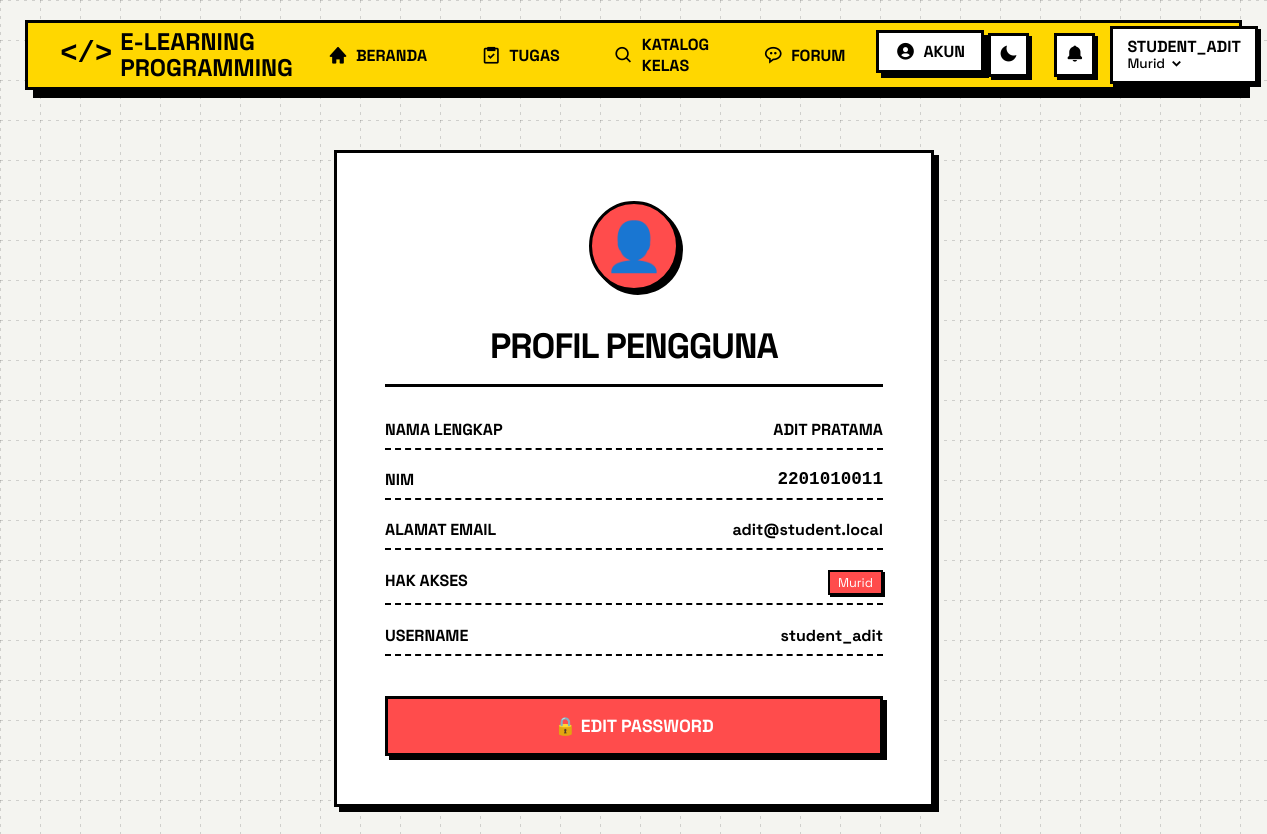
The page /profil.php (signed in) on the database its author committed.
### tables this page shows
CREATE TABLE tb_murid (
    nim VARCHAR(20) PRIMARY KEY, 
    nama_murid VARCHAR(100), 
    email VARCHAR(100) UNIQUE, 
    id_user INT,
    FOREIGN KEY (id_user) REFERENCES tb_user(id_user) ON DELETE CASCADE
);

### profil.php (the view, shortened to what this page needs)
<?php
require_once 'includes/koneksi.php';
$id_user = $_SESSION['id_user'];
$role = $_SESSION['role'];
$nama_lengkap = '';
$nomor_induk = '';
$email = '';
try {
    if (strtolower($role) === 'murid') {
        $stmt = $pdo->prepare("SELECT * FROM tb_murid WHERE id_user = :id_user");
        $stmt->execute(['id_user' => $id_user]);
        $m = $stmt->fetch();
        if ($m) {
            $nama_lengkap = $m['nama_murid'];
            $nomor_induk = $m['nim'];
            $email = $m['email'];
        }
    } else {
        $nama_lengkap = 'System Administrator';
        $nomor_induk = 'ADMIN-SI';
        $email = 'admin@elearning.ac.id';
    }
} catch (PDOException $e) {
    die("Terjadi kesalahan pada query: " . $e->getMessage());
}
$pesan_sukses = '';
$pesan_error = '';
?>
<!DOCTYPE html>
<html lang="id">
<head>
    <link rel="stylesheet" href="assets/css/style.css?v=<?= filemtime('assets/css/style.css') ?>">
<link href='https://unpkg.com/boxicons@2.1.4/css/boxicons.min.css' rel='stylesheet'>
</head>
<body>
<?php include 'includes/navbar.php'; ?>
<div class="neo-main-content">
    <main class="neo-layout-container" style="display: flex; flex-direction: column; align-items: center; justify-content: center; min-height: calc(100vh - 4rem);">
        <div class="neo-container neo-box" style="background-color: var(--primary-foreground); width: 100%; max-width: 600px; padding: 3rem; border: 3px solid var(--border); box-shadow: 8px 8px 0px var(--border); position: relative;">
            <div style="width: 90px; height: 90px; border: 3px solid var(--border); background-color: var(--primary); display: flex; align-items: center; justify-content: center; font-size: 3rem; margin: 0 auto 2rem auto; box-shadow: 4px 4px 0px var(--border); border-radius: 50%;">
                👤
            </div>
            <h2 style="font-size: 2.2rem; font-weight: 800; text-transform: uppercase; text-align: center; margin-bottom: 2rem; letter-spacing: -1px; border-bottom: 3px solid var(--border); padding-bottom: 1rem;">
                Profil Pengguna
            </h2>
            <div style="display: flex; flex-direction: column; gap: 1.2rem; margin-bottom: 2.5rem;">
                <div style="display: flex; justify-content: space-between; border-bottom: 2px dashed var(--border); padding-bottom: 0.5rem;">
                    <span style="font-weight: 800; text-transform: uppercase; color: var(--foreground);">Nama Lengkap</span>
                    <span style="font-weight: 700; text-align: right; text-transform: uppercase; color: var(--foreground);"><?= htmlspecialchars($nama_lengkap) ?></span>
                </div>
                <div style="display: flex; justify-content: space-between; border-bottom: 2px dashed var(--border); padding-bottom: 0.5rem;">
                    <span style="font-weight: 800; text-transform: uppercase; color: var(--foreground);"><?= strtolower($role) === 'murid' ? 'NIM' : ($role === 'Pengajar' ? 'NIDN' : 'ID') ?></span>
                    <span style="font-weight: 700; font-family: monospace; font-size: 1.1rem; color: var(--foreground);"><?= htmlspecialchars($nomor_induk) ?></span>
                </div>
                <div style="display: flex; justify-content: space-between; border-bottom: 2px dashed var(--border); padding-bottom: 0.5rem;">
                    <span style="font-weight: 800; text-transform: uppercase; color: var(--foreground);">Alamat Email</span>
                    <span style="font-weight: 700; color: var(--foreground);"><?= htmlspecialchars($email) ?></span>
                </div>
                <div style="display: flex; justify-content: space-between; border-bottom: 2px dashed var(--border); padding-bottom: 0.5rem;">
                    <span style="font-weight: 800; text-transform: uppercase; color: var(--foreground);">Hak Akses</span>
                    <span class="neo-role-badge" style="background-color: var(--primary); color: var(--primary-foreground); border: 2px solid var(--border); padding: 0.15rem 0.5rem; font-size: 0.8rem; box-shadow: 2px 2px 0px var(--border); margin: 0;"><?= htmlspecialchars($role) ?></span>
                </div>
                <div style="display: flex; justify-content: space-between; border-bottom: 2px dashed var(--border); padding-bottom: 0.5rem;">
                    <span style="font-weight: 800; text-transform: uppercase; color: var(--foreground);">Username</span>
                    <span style="font-weight: 700; color: var(--foreground);"><?= htmlspecialchars($username) ?></span>
                </div>
            </div>
            <button id="btn-show-password" onclick="document.getElementById('form-password').style.display = 'block'; this.style.display = 'none';" class="neo-box neo-btn" style="background-color: var(--primary); color: var(--primary-foreground); border: 3px solid var(--border); box-shadow: 4px 4px 0px var(--border); font-weight: 800; text-transform: uppercase; width: 100%; font-size: 1.1rem; padding: 1rem; cursor: pointer; display: <?= ($pesan_error || $pesan_sukses) ? 'none' : 'block' ?>;">
                🔒 Edit Password
            </button>
        </div>
    </main>
</div>
</body>
</html>

### assets/css/style.css (style rules this page uses)
:root { --background: #F4F4F0; --foreground: #000000; --card: #ffffff; --card-foreground: #000000; --primary: #FF4C4C; --primary-foreground: #ffffff; --secondary: #FFD700; --secondary-foreground: #000000; --accent: #0066ff; --accent-foreground: #ffffff; --border: #000000; --muted: #e0e0e0; --muted-foreground: #333333; --radius: 0px; --shadow-offset-x: 5px; --shadow-offset-y: 5px; --shadow-blur: 0px; --shadow-color: #000000; --border-width: 3px; --sidebar-width: 260px; }
* { box-sizing: border-box; margin: 0; padding: 0; }
html { scroll-behavior: smooth; }
body { background-color: var(--background); font-family: 'Space Grotesk', sans-serif; color: var(--foreground); position: relative; z-index: 0; }
body::before { content: ""; position: fixed; inset: 0; z-index: -1; pointer-events: none; background-image: linear-gradient(to right, rgba(0, 0, 0, 0.15) 1px, transparent 1px), linear-gradient(to bottom, rgba(0, 0, 0, 0.15) 1px, transparent 1px); background-size: 20px 20px; background-position: 0 0, 0 0; -webkit-mask-image: repeating-linear-gradient(to right, black 0px, black 3px, transparent 3px, transparent 8px), repeating-linear-gradient(to bottom, black 0px, black 3px, transparent 3px, transparent 8px); -webkit-mask-composite: source-in; mask-image: repeating-linear-gradient(to right, black 0px, black 3px, transparent 3px, transparent 8px), repeating-linear-gradient(to bottom, black 0px, black 3px, transparent 3px, transparent 8px); mask-composite: intersect; }
.neo-layout-container { padding: 2.5rem; max-width: 1400px; margin: 0 auto; min-height: calc(100vh - 120px); }
.neo-box { border: var(--border-width) solid var(--border); box-shadow: var(--shadow-offset-x) var(--shadow-offset-y) var(--shadow-blur) var(--shadow-color); transition: all 0.15s ease-in-out; }
.neo-btn { display: inline-block; width: 100%; padding: 0.8rem 1rem; font-family: inherit; font-size: 1rem; font-weight: 800; text-align: center; background-color: var(--accent); color: var(--accent-foreground); cursor: pointer; text-transform: uppercase; }
.neo-container, .neo-card, .neo-summary-card, .neo-alert-success, .neo-alert-error { animation: brutalPop 0.4s cubic-bezier(0.175, 0.885, 0.32, 1.275) forwards; }

### rows shown on the page
tb_murid: nama_murid "ADIT PRATAMA", nim "2201010011", email "adit@student.local"

### other values the page prints
$username "STUDENT_ADIT"
$role "Murid"
$username "student_adit"
